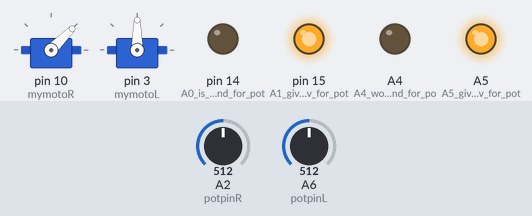
This sketch was run on a simulated Arduino Nano, built with avr-gcc and run on an emulated ATmega328P. On the bench: 2 × servo, output pins drawn as LEDs (lit = HIGH). Inputs (shaded band) come from the test bench; at power-on: A2 (potpinR) = 512, A6 (potpinL) = 512.

Above: at 1.2 s.
1.3 s: A2 (potpinR) set to 716
At 2.5 s:
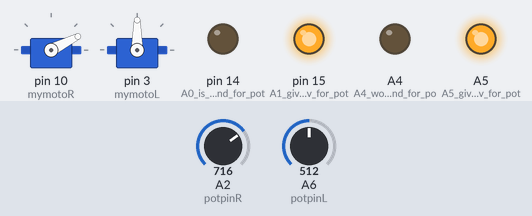
4.3 s: A6 (potpinL) set to 716
At 6.0 s:
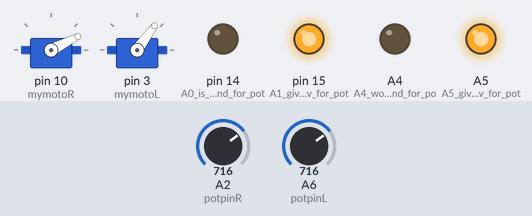
7.3 s: A6 (potpinL) set to 122
At 8.8 s:
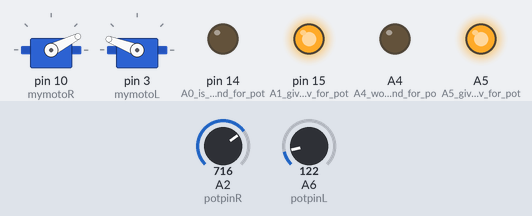
10.3 s: A2 (potpinR) set to 900
At 11.7 s:
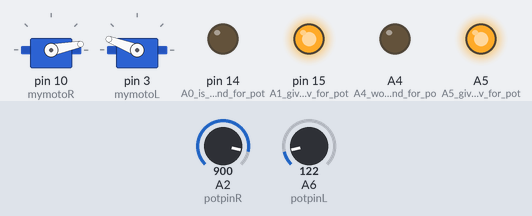
13.3 s: A6 (potpinL) set to 0
At 15.1 s:
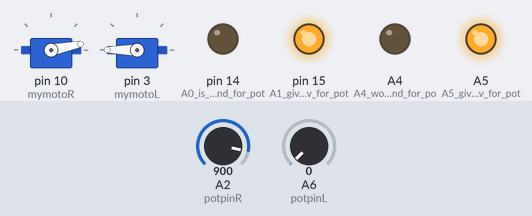
16.3 s: A2 (potpinR) set to 511
At 17.8 s:
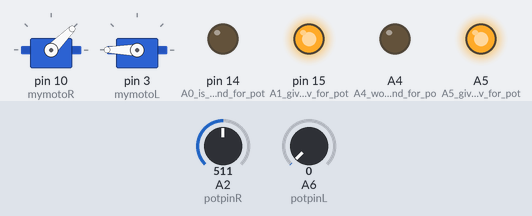
Timing chart, 0 to 19.3 s (numbered marks = the images above; inputs shaded):
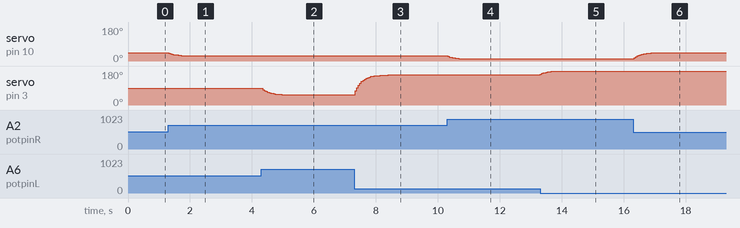

The sketch:

MotoKnobServoNano.ino
```cpp
/* MotoKnobServoNano -- Mead's mod to control a motor speed or servo using map function
  -- assuming 90 deg sent to servo obj = 1500 uS pulse width = motor stopped or mid pt;
  below that, motor runs back or CCW; above, it runs forward or CW; also works for positioning
  mod for 2 channel Nano control box uses Anal pins for ground/5v of pot; my defective nanos can't handle servo and Serial in same sketch!
  -- this code version has R control going 90-0 deg = finer control of speed in 1 direction, vs. L pot which goes 180-0, i.e. both directions, 90 = 1500 uS = stop
*/

#include <Servo.h>  // lib defaults 0 -> 544 uS, 180 -> 2400 uS; servo goes to whatever its min/max are

Servo mymotoR;  // creates servo object to control something
Servo mymotoL;

int potpinR = A2;  // analog pin to read the potentiometer voltage
float valaR;    //  variable reads the value from the analog pin R
int valR;     // mapped int to write a variable width pulse to output pin

int potpinL = A6;  // analog pin to read the potentiometer voltage
float valaL;    //  variable reads the value from the analog pin
int valL;     // mapped int to write a variable width pulse to output pin
// int prevAvg;  // use for moving avg, def in loop

void setup()
{
  pinMode(potpinR, INPUT);   // A2 input for R
  pinMode(14, OUTPUT); // A0 is ground for pot
  digitalWrite(14, LOW);
  pinMode(15, OUTPUT); // A1 gives 5v for pot
  digitalWrite(15, HIGH);

  pinMode(potpinL, INPUT);   // A6 input for L
  pinMode(A4, OUTPUT); // A4 works as ground for pot
  digitalWrite(A4, LOW);
  pinMode(A5, OUTPUT); // A5 gives 5v for pot
  digitalWrite(A5, HIGH);
  // Serial.begin(9600);   // for printout of values, bad nano can't handle both Serial & servo
  mymotoR.attach(10);     // attach some dig (needs PWM? - no) pin to servo, or e.g. (pin,default min 544,max 2400)
  mymotoL.attach(3);

}

void loop()
{
  valaR = analogRead(potpinR);       // reads the volts from the potentiometer (0 to 1023)
  static float prevAvgR = valaR;  // just set once, first loop

  int newAvgR = round((valaR + 4 * prevAvgR) * 0.2); // ? faster to * than / by 9
  valR = map(newAvgR, 5, 1010, 90, 0); // scale it to degrees for servo (full range = 0 to 180 or partial range)
  // servo position center = 90, pulse = 1500 uS, motor still
  // 70-110 gives range of 1280 - 1680 uS

  mymotoR.write(valR);    // sets the servo position (or motor speed) according to the scaled value

  prevAvgR = newAvgR;

  valaL = analogRead(potpinL);       // reads the volts from the potentiometer (0 to 1023)
  static float prevAvgL = valaL;  // just set once, first loop

  int newAvgL = round((valaL + 4 * prevAvgL) * 0.2); // ? faster to * than / by 9
  valL = map(newAvgL, 5, 1010, 180, 0); // scale it to degrees for servo (full range = 0 to 180 or partial range)
  // servo position center = 90, pulse = 1500 uS, motor still
  // 70-110 gives range of 1280 - 1680 uS

  mymotoL.write(valL);   // sets the servo position (or motor speed) according to the scaled value
  prevAvgL = newAvgL;
  delay(50);                           // smaller delay = gets there faster
}  // end loop

  //  if (Serial.available())  //type any letter to get printout of vals, mostly for debugging
  //   { Serial.read();  // serves no purpose except to clear serial buffer
  //     Serial.print(newAvg); Serial.print("  "); Serial.println(val);
  //   }   //end if
  // print out new values if different
  //  if (newAvg != round(prevAvg))  // only print if it's changed
  //  { //print to Ser Mon if it's on
  //    Serial.print("pinAvg= ");
  //    Serial.print(newAvg);
  //    Serial.print(" angle= ");
  //    Serial.println(val);
  //  }
```

Measured:
- after the input at 1.3 s, servo on pin 10 (mymotoR): moves from 45° to 27° over 0.71 s, starting at once
- after the input at 4.3 s, servo on pin 3 (mymotoL): moves from 90° to 54° over 0.71 s, starting after 0.05 s
- after the input at 7.3 s, servo on pin 3 (mymotoL): moves from 54° to 159° over 1.1 s, starting at once
- after the input at 10.3 s, servo on pin 10 (mymotoR): moves from 27° to 11° over 0.61 s, starting at once
- after the input at 13.3 s, servo on pin 3 (mymotoL): moves from 159° to 180° over 0.56 s, starting at once
- after the input at 16.3 s, servo on pin 10 (mymotoR): moves from 11° to 45° over 0.86 s, starting at once
